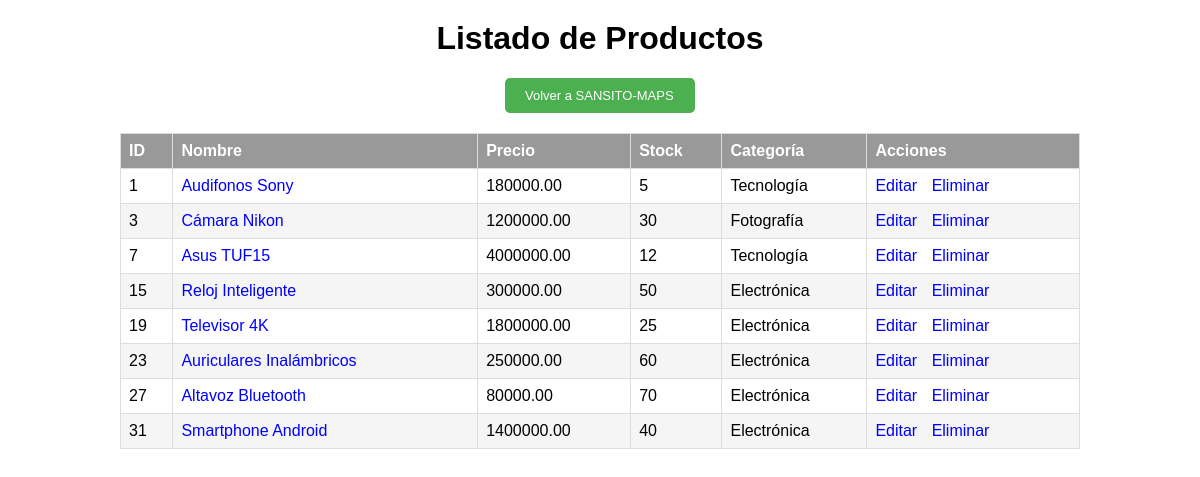
Page /modules/vendedor/lista.php (signed in) on the committed database.
### tables this page shows
CREATE TABLE `productos` (
  `ID_producto` int(11) NOT NULL,
  `ID_vendedor` int(11) NOT NULL,
  `nombre_producto` varchar(100) NOT NULL,
  `imagen_producto` varchar(128) NOT NULL,
  `descripcion` text DEFAULT NULL,
  `precio` decimal(10,2) NOT NULL,
  `categoria` varchar(50) DEFAULT NULL,
  `stock_disponible` int(11) NOT NULL,
  `fecha_agregado` timestamp NOT NULL DEFAULT current_timestamp(),
  `descuento` int(11) DEFAULT NULL
);

### WEB/modules/vendedor/lista.php (the view, shortened to what this page needs)
<?php
include('../sql/conexion.php');
$query = "SELECT * FROM productos WHERE ID_vendedor =".$_SESSION['usuario'];
$result = mysqli_query($conn, $query);
?>
<!DOCTYPE html>
<html>
<head>
</head>
<body>
    <h1>Listado de Productos</h1>
    <table>
    <a id="volver" href="/SANSITO-MAPS" style="display: block; margin: 0 auto; width: 150px;">Volver a SANSITO-MAPS</a>
        <tr>
            <th>ID</th>
            <th>Nombre</th>
            <th>Precio</th>
            <th>Stock</th>
            <th>Categoría</th>
            <th>Acciones </th>
        </tr>
        <?php while ($row = mysqli_fetch_assoc($result)) { ?>
            <tr>
                <td><?php echo $row['ID_producto']; ?></td>
                <td><?php echo '<a href="/SANSITO-MAPS/modules/product_details.php?productId='.$row['ID_producto'].'">'.$row['nombre_producto'].' </a>';?></td>
                <td><?php echo $row['precio']; ?></td>
                <td><?php echo $row['stock_disponible']; ?></td>
                <td><?php echo $row['categoria']; ?></td>
                <td>
                    <a href="editar.php?id=<?php echo $row['ID_producto']; ?>">Editar</a>
                    <a href="eliminar.php?id=<?php echo $row['ID_producto']; ?>">Eliminar</a>
                </td>
            </tr>
        <?php } ?>
    </table>
</body>
</html>

### WEB/modules/vendedor/lista.php (style rules this page uses)
body { font-family: Arial, sans-serif; margin: 0; padding: 0; }
h1 { text-align: center; margin-top: 20px; }
table { width: 80%; margin: 20px auto; border-collapse: collapse; }
table, th, td { border: 1px solid #ddd; }
th, td { padding: 8px; text-align: left; }
th { background-color: #999; color: white; }
table tr:nth-child(odd) { background-color: whitesmoke; }
a { text-decoration: none; margin-right: 10px; color: blue; }
#volver { padding: 10px 20px; font-size: 13px; margin-left: 10px; text-decoration: none; background-color: #4CAF50; color: white; border: none; border-radius: 5px; cursor: pointer; }

### rows in the picture
productos: ID_producto "1", nombre_producto "Audifonos Sony", precio "180000.00", stock_disponible "5", categoria "Tecnología"
productos: ID_producto "3", nombre_producto "Cámara Nikon", precio "1200000.00", stock_disponible "30", categoria "Fotografía"
productos: ID_producto "7", nombre_producto "Asus TUF15", precio "4000000.00", stock_disponible "12", categoria "Tecnología"
productos: ID_producto "15", nombre_producto "Reloj Inteligente", precio "300000.00", stock_disponible "50", categoria "Electrónica"
productos: ID_producto "19", nombre_producto "Televisor 4K", precio "1800000.00", stock_disponible "25", categoria "Electrónica"
productos: ID_producto "23", nombre_producto "Auriculares Inalámbricos", precio "250000.00", stock_disponible "60", categoria "Electrónica"
productos: ID_producto "27", nombre_producto "Altavoz Bluetooth", precio "80000.00", stock_disponible "70", categoria "Electrónica"
productos: ID_producto "31", nombre_producto "Smartphone Android", precio "1400000.00", stock_disponible "40", categoria "Electrónica"
